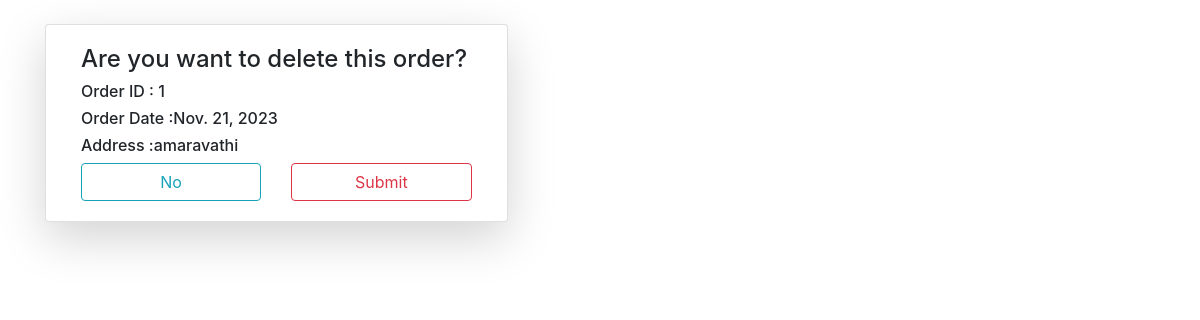
/orderdel/1, run on the app's committed database.
### retail/models.py (models this page shows)
class orders(models.Model):
	orderid=models.IntegerField(primary_key=True)
	customerid=models.ForeignKey(customer,on_delete=models.CASCADE)
	orderdate=models.DateField(null=True)
	shippingaddress=models.CharField(max_length=255)
	paymentmethod=models.CharField(max_length=255)

### retail/views.py (the view)
# urls.py: path('orderdel/<int:p>',views.orderdel,name="orderdel"),
def orderdel(request,p):
	n = orders.objects.get(orderid=p)
	if request.method == "POST":
		n.delete()
		return redirect('orderlist')
	return render(request,'tnr/orderdel.html',{'z':n})

### retail/templates/tnr/orderdel.html (shortened to what this page needs)
{% load static %}
<!DOCTYPE html>
<html>
<head>
	<link rel="stylesheet" type="text/css" href="{% static 'css/bootstrap.min.css' %}">
</head>
<body>
	<div class="container mt-4">
		<div class="card col-md-5 ma-auto shadow-lg">
			<div class="card-body">
				<h4>Are you want to delete this order?</h4>
				<h6>Order ID : {{z.orderid}}</h6>
				<h6>Order Date  :{{z.orderdate}}</h6>
				<h6>Address  :{{z.shippingaddress}}</h6>
				<form method="post">
					<div class="row">
						<div class="col">
							<a href="{% url 'orderlist' %}" class="form-control btn btn-outline-info">No</a>
						</div>
						<div class="col">
							<input type="submit" valu="Yes" class="btn btn-outline-danger form-control">
						</div>
					</div>
				</form>
			</div>
		</div>
	</div>
</body>
</html>

### data on the page
orders: orderid "1", orderdate "Nov. 21, 2023", shippingaddress "amaravathi"
